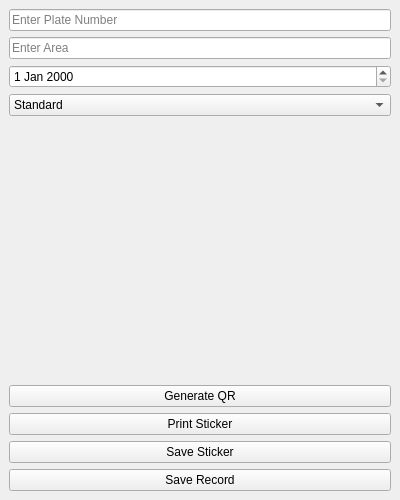
<?xml version="1.0" encoding="UTF-8"?>
<ui version="4.0">
 <class>MainWindow</class>
 <widget class="QMainWindow" name="MainWindow">
  <property name="geometry">
   <rect>
    <x>0</x>
    <y>0</y>
    <width>400</width>
    <height>500</height>
   </rect>
  </property>
  <widget class="QWidget" name="centralwidget">
   <layout class="QVBoxLayout" name="verticalLayout">
    <item>
     <widget class="QLineEdit" name="plateNumberInput">
      <property name="placeholderText">
       <string>Enter Plate Number</string>
      </property>
     </widget>
    </item>
    <item>
     <widget class="QLineEdit" name="areaInput">
      <property name="placeholderText">
       <string>Enter Area</string>
      </property>
     </widget>
    </item>
    <item>
     <widget class="QDateEdit" name="expiryDateInput"/>
    </item>
    <item>
     <widget class="QComboBox" name="stickerTypeCombo">
      <item>
       <property name="text">
        <string>Standard</string>
       </property>
      </item>
      <item>
       <property name="text">
        <string>Visitor</string>
       </property>
      </item>
      <item>
       <property name="text">
        <string>Contractor</string>
       </property>
      </item>
     </widget>
    </item>
    <item>
     <widget class="QLabel" name="qrCodeLabel">
      <property name="minimumSize">
       <size>
        <width>150</width>
        <height>150</height>
       </size>
      </property>
      <property name="text">
       <string/>
      </property>
     </widget>
    </item>
    <item>
     <widget class="QPushButton" name="generateQRButton">
      <property name="text">
       <string>Generate QR</string>
      </property>
     </widget>
    </item>
    <item>
     <widget class="QPushButton" name="printStickerButton">
      <property name="text">
       <string>Print Sticker</string>
      </property>
     </widget>
    </item>
    <item>
     <widget class="QPushButton" name="saveStickerButton">
      <property name="text">
       <string>Save Sticker</string>
      </property>
     </widget>
    </item>
    <item>
     <widget class="QPushButton" name="saveRecordButton">
      <property name="text">
       <string>Save Record</string>
      </property>
     </widget>
    </item>
   </layout>
  </widget>
 </widget>
 <resources/>
 <connections/>
</ui>
